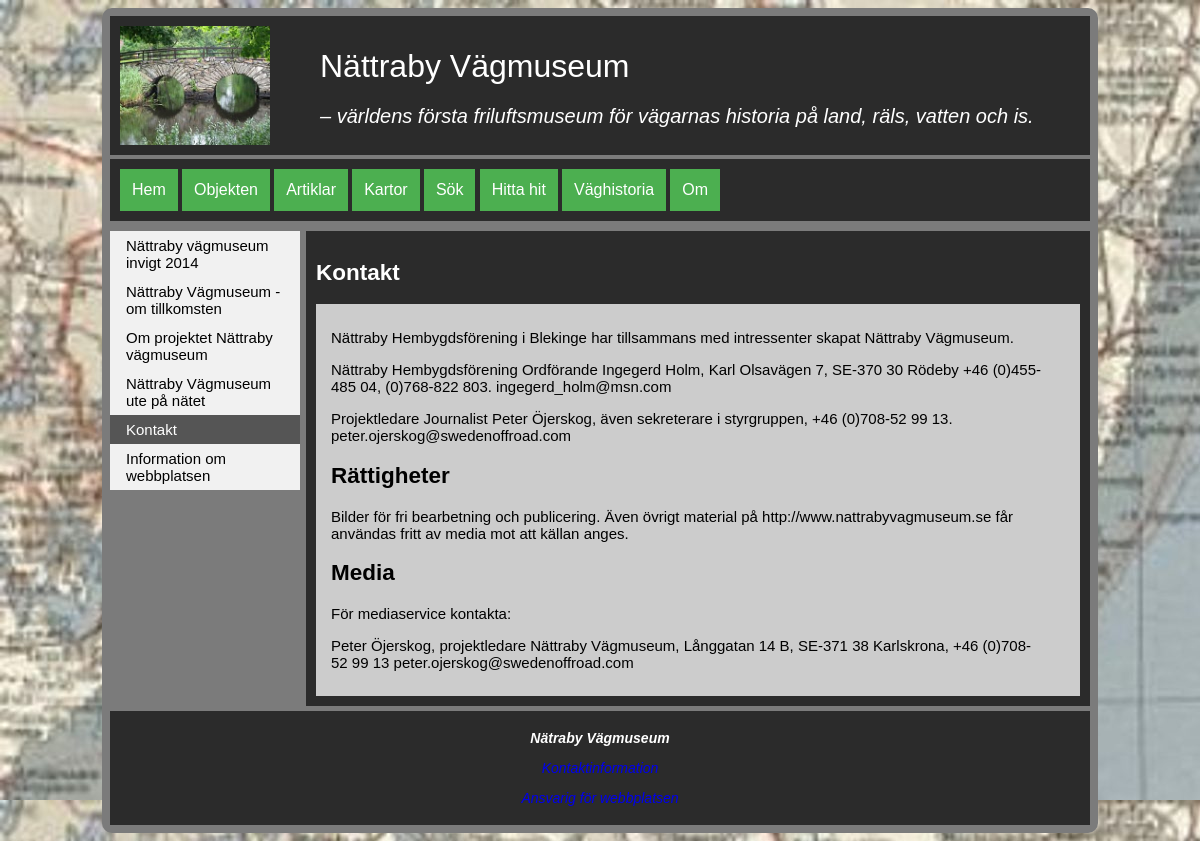
The page /aboutpage.php?page=kontakt on the database its author committed.
### tables this page shows
CREATE TABLE article
(
    id INTEGER PRIMARY KEY NOT NULL,
    name TEXT UNIQUE NOT NULL,
    title TEXT NOT NULL,
    data TEXT NOT NULL,
    author TEXT NOT NULL,
    gps TEXT,
    mapImage TEXT,
    image1 TEXT,
    image1Alt TEXT,
    image1Text, TEXT,
    image2 TEXT,
    image2Alt TEXT,
    image2Text TEXT
);

### aboutpage.php (called while the page is built, shortened)
<?php
require __DIR__ . "/view/header.php";
require __DIR__ . "/view/report_multi.php";
require __DIR__ . "/view/footer.php";

### view/about3.php (the view, shortened to what this page needs)
<?php
    $db = connectToDatabase($dsn2);
    $sql = "SELECT * FROM article;";
    $stmt = $db->prepare($sql);
    $stmt->execute();
    $res1 = $stmt->fetchAll();
    ?>
    <section>
        <header>
            <h1><?= $res1[9]["title"]; ?></h1>
        </header>
    <article>
<?= $res1[9]["data"]; ?>
    </article>
</section>

### view/header.php (shortened to what this page needs)
<?php
    $db = connectToDatabase($dsn2);
    $sql = "SELECT * FROM article;";
    $stmt = $db->prepare($sql);
    $stmt->execute();
    $res1 = $stmt->fetchAll();
    ?>
 <!doctype html>
<html lang="sv">
<head>
    <link rel="stylesheet" href="css/style.css">
</head>
<body>
    <header class="site-header">
        <img class="image2"src="img\250\tva-valvig-stenbro-over-nattrabyan.jpg" alt="Skylt gamla landsvägen" />
        <span class="site-title"><?= $res1[0]["title"]; ?></span>
        <span class="site-slogan"><?= $res1[0]["TEXT"]; ?></span>
    </header>
    <nav class="navbar">
        <a class="<?= basename($_SERVER['REQUEST_URI']) == "index.php" ? "selected" : ""; ?>" href="index.php">Hem</a>
        <a class="<?= basename($_SERVER['REQUEST_URI']) == "objectspage.php" ? "selected" : ""; ?>" href="objectspage.php">Objekten</a>
        <a class="<?= basename($_SERVER['REQUEST_URI']) == "articelspage.php" ? "selected" : ""; ?>" href="articelspage.php">Artiklar</a>
        <a class="<?= basename($_SERVER['REQUEST_URI']) == "mapshome.php" ? "selected" : ""; ?>" href="mapshome.php">Kartor</a>
        <a class="<?= basename($_SERVER['REQUEST_URI']) == "search.php" ? "selected" : ""; ?>" href="search.php">Sök</a>
        <a class="<?= basename($_SERVER['REQUEST_URI']) == "contact.php" ? "selected" : ""; ?>" href="contact.php">Hitta hit</a>
        <a class="<?= basename($_SERVER['REQUEST_URI']) == "historypage.php" ? "selected" : ""; ?>" href="historypage.php">Väghistoria</a>
        <a class="<?= basename($_SERVER['REQUEST_URI']) == "aboutpage.php" ? "selected" : ""; ?>" href="aboutpage.php">Om</a>
    </nav>
<main>

### css/style.css (style rules this page uses)
html { overflow-y: scroll; background-image: url("../img/800/karta-blekinge.jpg"); }
main { min-height: 30em; overflow: auto; }
.image2 { padding-left: 10px; padding-bottom: 10px; padding-top: 10px; float: left; width: 150px; }
body { margin: 8px auto; padding: 8px; width: 980px; background-color: #7b7b7b; border-radius: 10px; font-family: Helvetica, Arial, sans-serif; font-size: 15px; }
.site-header { overflow: auto; background-color: #2b2b2b; color: white; }
.site-title { display: block; padding-top: 1em; padding-left: 50px; font-size: 32px; overflow: auto; }
.site-slogan { display: block; padding-left: 50px; padding-top: 1em; font-style: italic; overflow: auto; font-size: 20px; }
a:link { text-decoration: none; }
.navbar { padding: 10px; background-color: #2b2b2b; margin-top: 4px; }
.navbar a { display: inline-block; background-color: #4caf50; color: white; padding: 12px; font-size: 16px; border: none; text-decoration: none; }
section { overflow: auto; background-color: #2b2b2b; color: white; margin-top: 10px; padding: 10px; }
article { overflow: auto; background-color: #ccc; color: black; margin-top: 5px; padding: 10px 15px; }

### rows shown on the page
article: title "Nättraby Vägmuseum", TEXT "– världens första friluftsmuseum för vägarnas historia på land, räls, vatten och is."
article: title "Kontakt", data "Nättraby Hembygdsförening i Blekinge har tillsammans med intressenter skapat Nättraby Vägmuseum. Nättraby Hembygdsförening Ordförande Ingegerd Holm, Karl Olsavägen 7, SE-370 30 Rödeby +46 (0)455-485 04, (0)768-822 803. ingegerd_holm@msn.com Projektledare Journalist Peter Öjerskog, även sekreterare i styrgruppen, +46 (0)708-52 99 13. peter.ojerskog@swedenoffroad.com Rättigheter Bilder för fri bearbetning och publicering. Även övrigt material på http://www.nattrabyvagmuseum.se får användas fritt av media mot att källan anges. Media För mediaservice kontakta: Peter Öjerskog, projektledare Nättraby Vägmuseum, Långgatan 14 B, SE-371 38 Karlskrona, +46 (0)708-52 99 13…"

### other values the page prints
$value["titel"] "Nättraby vägmuseum invigt 2014"
$value["titel"] "Nättraby Vägmuseum - om tillkomsten"
$value["titel"] "Om projektet Nättraby vägmuseum"
$value["titel"] "Nättraby Vägmuseum ute på nätet"
$value["titel"] "Kontakt"
$value["titel"] "Information om webbplatsen"
